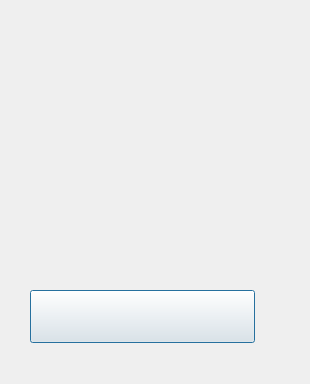
<?xml version="1.0" encoding="UTF-8"?>
<ui version="4.0">
 <class>WinDialog</class>
 <widget class="QDialog" name="WinDialog">
  <property name="geometry">
   <rect>
    <x>0</x>
    <y>0</y>
    <width>310</width>
    <height>384</height>
   </rect>
  </property>
  <property name="windowTitle">
   <string>Dialog</string>
  </property>
  <widget class="QPushButton" name="pushButton">
   <property name="geometry">
    <rect>
     <x>30</x>
     <y>290</y>
     <width>225</width>
     <height>53</height>
    </rect>
   </property>
   <property name="text">
    <string/>
   </property>
   <property name="iconSize">
    <size>
     <width>93</width>
     <height>99</height>
    </size>
   </property>
  </widget>
  <widget class="QLabel" name="label">
   <property name="geometry">
    <rect>
     <x>40</x>
     <y>70</y>
     <width>211</width>
     <height>161</height>
    </rect>
   </property>
   <property name="text">
    <string/>
   </property>
   <property name="pixmap">
    <pixmap>resources/backEggDialog.jpg</pixmap>
   </property>
   <property name="scaledContents">
    <bool>true</bool>
   </property>
   <property name="alignment">
    <set>Qt::AlignCenter</set>
   </property>
  </widget>
 </widget>
 <resources/>
 <connections/>
</ui>
